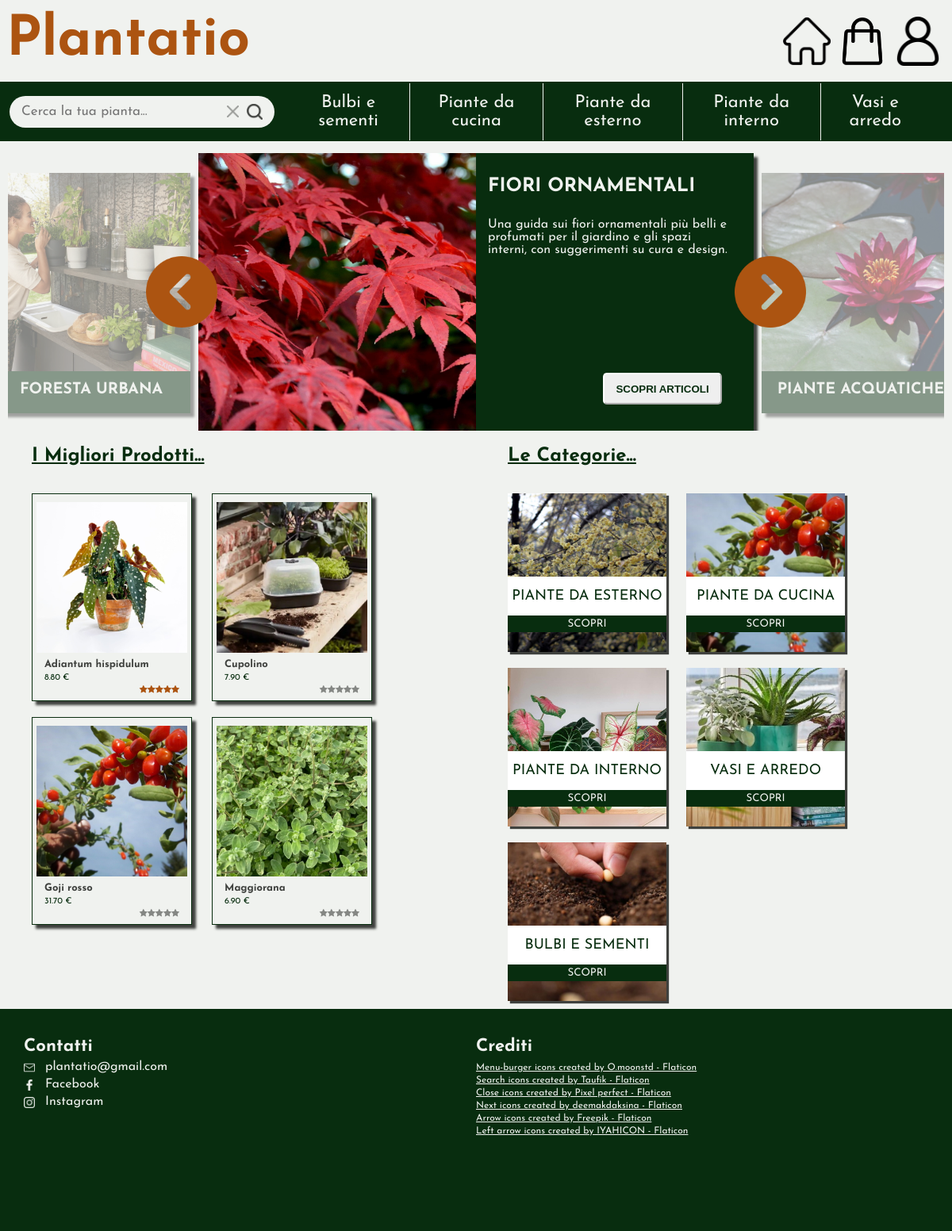
The page / on the database its author committed.
### tables this page shows
CREATE TABLE Gruppi (
    nomeGruppo VARCHAR(50) PRIMARY KEY,
    descrizioneGruppo TEXT
);

CREATE TABLE Prodotti (
    nome_prodotto VARCHAR(150) PRIMARY KEY,
    prezzo DECIMAL(10, 2) NOT NULL,
    id_sottocategoria VARCHAR(100) NOT NULL,
    presente BOOLEAN DEFAULT 1,
    stock INT NOT NULL,
    nome_volgare VARCHAR(50),  
    nome_scientifico VARCHAR(50),
    famiglia VARCHAR(50),
    genere VARCHAR(50),
    specie VARCHAR(50),
    dimensioni VARCHAR(30),  
    profumo VARCHAR(30),  
    tipologia_foglia VARCHAR(30),
    colore_foglia VARCHAR(30), 
    descrizione TEXT,
    voto INT NOT NULL
);

CREATE TABLE Categorie (
    nome_categoria VARCHAR(100) PRIMARY KEY,
    descrizione TEXT
);

### index.php (called while the page is built, shortened)
<?php
require_once 'bootstrap.php';
$templateParams["titolo"] = "Plantatio";
$templateParams["js"] = array("js/index.js", "js/nav.js", "js/header.js");
$templateParams["randomArticles"] = $dbh->getArticles(3);
$templateParams["mainContent"] = "main-index.php";
$templateParams["randomCategories"] = $dbh->getRandomCategories(5);
$templateParams["searchResults"]= $dbh->getBestProducts(4);
require 'template/base.php';
?>

### database/database.php (called while the page is built, shortened)
<?php
class DatabaseHelper
{
    private $db;
    public function __construct($servername, $username, $password, $dbname, $port)
    {
        $this->db = new mysqli($servername, $username, $password, $dbname, $port);
    }
    public function getSubCategoriesFromCategory($nomeCategoria)
    {
        $stmt = $this->db->prepare("SELECT nome_sottocategoria FROM SottoCategorie WHERE id_categoria = ?");
        $stmt->bind_param('s', $nomeCategoria);
        $stmt->execute();
        $result = $stmt->get_result();
        return $result->fetch_all(MYSQLI_ASSOC);
    }
    public function getCategories()
    {
        $stmt = $this->db->prepare("SELECT nome_categoria FROM Categorie");
        $stmt->execute();
        $result = $stmt->get_result();
        $categories = $result->fetch_all(MYSQLI_ASSOC);
        foreach ($categories as &$category) {
            $category["sottocategorie"] = array();
            $category["sottocategorie"] = $this->getSubCategoriesFromCategory($category["nome_categoria"]);
        }
        return $categories;
    }
    public function getRandomCategories($n)
    {
        $stmt = $this->db->prepare("SELECT * FROM Categorie ORDER BY RAND() LIMIT ? ");
        $stmt->bind_param('i', $n);
        $stmt->execute();
        $result = $stmt->get_result();
        return $result->fetch_all(MYSQLI_ASSOC);
    }
    public function getArticles($n)
    {
        $stmt = $this->db->prepare("SELECT * FROM Gruppi ORDER BY RAND() LIMIT ?");
        $stmt->bind_param('i', $n);
        $stmt->execute();
        $result = $stmt->get_result();
        return $result->fetch_all(MYSQLI_ASSOC);
    }
    public function getBestProducts($n)
    {
        $stmt = $this->db->prepare("SELECT * FROM prodotti WHERE presente = 1 ORDER BY voto DESC LIMIT ?");
        $stmt->bind_param('i', $n);
        $stmt->execute();
        $result = $stmt->get_result();
        return $result->fetch_all(MYSQLI_ASSOC);
    }
}

### bootstrap.php (called while the page is built, shortened)
<?php
require_once("utils/functions.php");
require_once("database/database.php");
$dbh = new DatabaseHelper("localhost", "root", "", "plantatio", 3306);
$templateParams["categorie"] = $dbh->getCategories();
?>

### utils/functions.php (the view, shortened to what this page needs)
<?php
function createArticle($groupInfo)
{
    $article = "
    <article>
        <img src='upload/gruppi/" . $groupInfo["nomeGruppo"] . ".jpg' alt='Immagine dell'articolo'/>
        <section class='article-body'>
            <h2>" . $groupInfo["nomeGruppo"] . "</h2>
            <p>" . $groupInfo["descrizioneGruppo"] . "</p>
            <section class='button-sec'>
                <input type='button' value='SCOPRI ARTICOLI' onclick=\"window.location.href='./search.php?gruppoSelezionato=" . urlencode($groupInfo['nomeGruppo']) . "'\"/>
            </section>
        </section>
    </article>";
    return $article;
}
function generateProductBox($productInfo, $cartSign)
{
    $productName = htmlspecialchars($productInfo['nome_prodotto']);
    $productPrice = htmlspecialchars($productInfo['prezzo']);
    $productRating = intval($productInfo['voto']);
    $stars = '';
    for ($i = 1; $i <= $productRating; $i++) {
        $stars .= '<span class="fa fa-star checked"></span>';
    }
    for ($i = $productRating + 1; $i <= 5; $i++) {
        $stars .= '<span class="fa fa-star"></span>';
    }
    if ($cartSign) {
        $productBox = "
        <li>
            <a href=\"product.php?id=" . urlencode($productName) . "\">
                <img src=\"upload/prodotti/" . $productName . ".jpg\" class='product-image' alt='product image' />
                <h2>" . $productName . "</h2>
                <p>" . $productPrice . " €</p>
                <p>" . $stars . "</p>
                <img src='./upload/Card-Cart-Icon.png' class='cart-icon' alt='articolo presente nel carrello' />
            </a>
        </li>
        ";
    } else {
        $productBox = "
        <li>
            <a href=\"product.php?id=" . urlencode($productName) . "\">
                <img src=\"upload/prodotti/" . $productName . ".jpg\" class='product-image' alt='product image' />
                <h2>" . $productName . "</h2>
                <p>" . $productPrice . " €</p>
                <p>" . $stars . "</p>
            </a>
        </li>
        ";
    }
    return $productBox;
}
function generateCAtegoryBox($categoryInfo)
{
    $categoryBox = "
        <li>
            <img src=\"upload/categorie/" . $categoryInfo["nome_categoria"] . ".jpg\" alt='" . $categoryInfo['nome_categoria'] . " image' />
            <section>
                <form action='search.php' method='GET'>
                    <input type='text' name='categoriaSelezionata' value='" . $categoryInfo["nome_categoria"] . "' readonly />
                    <input type='submit' value='SCOPRI' />
                </form>
            </section>
        </li>
    ";
    return $categoryBox;
}

### template/main-index.php
<main>
    <section class="main-articles">
        <img src="./upload/left-arrow-icon.png" class="left-arrow-icon arrow-icon" onclick="focusLeftArticle()"
            alt="Arrow pointing left" />
        <img src="./upload/right-arrow-icon.png" class="right-arrow-icon arrow-icon" onclick="focusRightArticle()"
            alt="Arrow pointing right" />
        <ul>
            <li class="hidden left">
                <?php echo createArticle($templateParams["randomArticles"][0]) ?>
            </li>
            <li class="focused-article">
                <?php echo createArticle($templateParams["randomArticles"][1]) ?>
            </li>
            <li class="hidden right">
                <?php echo createArticle($templateParams["randomArticles"][2]) ?>
            </li>
        </ul>
    </section>
    <section class="best-products">
        <h2>I migliori prodotti...</h2>
        <ul class="search-results-list">
            <?php foreach ($templateParams["searchResults"] as $result) {
                if (isset($_SESSION["email"])) {
                    $cartSign = $dbh->hasUserProductInCart($_SESSION["email"], $result["nome_prodotto"]);
                } else {
                    $cartSign = false;
                }
                echo generateProductBox($result, $cartSign);
            } ?>
        </ul>
    </section>
    <section class="main-categories-blocks">
        <h2>Le categorie...</h2>
        <ul>
            <?php foreach ($templateParams["randomCategories"] as $category) {
                echo generateCAtegoryBox($category);
            } ?>
        </ul>
    </section>
    <main>

### rows shown on the page
gruppi: nomeGruppo (picture), nomeGruppo "FORESTA URBANA"
gruppi: nomeGruppo (picture), nomeGruppo "FIORI ORNAMENTALI", descrizioneGruppo "Una guida sui fiori ornamentali più belli e profumati per il giardino e gli spazi interni, con suggerimenti su cura e design."
gruppi: nomeGruppo (picture), nomeGruppo "PIANTE ACQUATICHE"
prodotti: nome_prodotto (picture), nome_prodotto "Adiantum hispidulum", prezzo "8.80", voto 5 (drawn)
prodotti: nome_prodotto (picture), nome_prodotto "Cupolino", prezzo "7.90", voto 0 (drawn)
prodotti: nome_prodotto (picture), nome_prodotto "Goji rosso", prezzo "31.70", voto 0 (drawn)
prodotti: nome_prodotto (picture), nome_prodotto "Maggiorana", prezzo "6.90", voto 0 (drawn)
categorie: nome_categoria (picture), categoriaSelezionata "Piante da esterno"
categorie: nome_categoria (picture), categoriaSelezionata "Piante da cucina"
categorie: nome_categoria (picture), categoriaSelezionata "Piante da interno"
categorie: nome_categoria (picture), categoriaSelezionata "Vasi e arredo"
categorie: nome_categoria (picture), categoriaSelezionata "Bulbi e sementi"

### other values the page prints
$categoria["nome_categoria"] "Bulbi e sementi"
$categoria["nome_categoria"] "Piante da cucina"
$categoria["nome_categoria"] "Piante da esterno"
$categoria["nome_categoria"] "Piante da interno"
$categoria["nome_categoria"] "Vasi e arredo"
